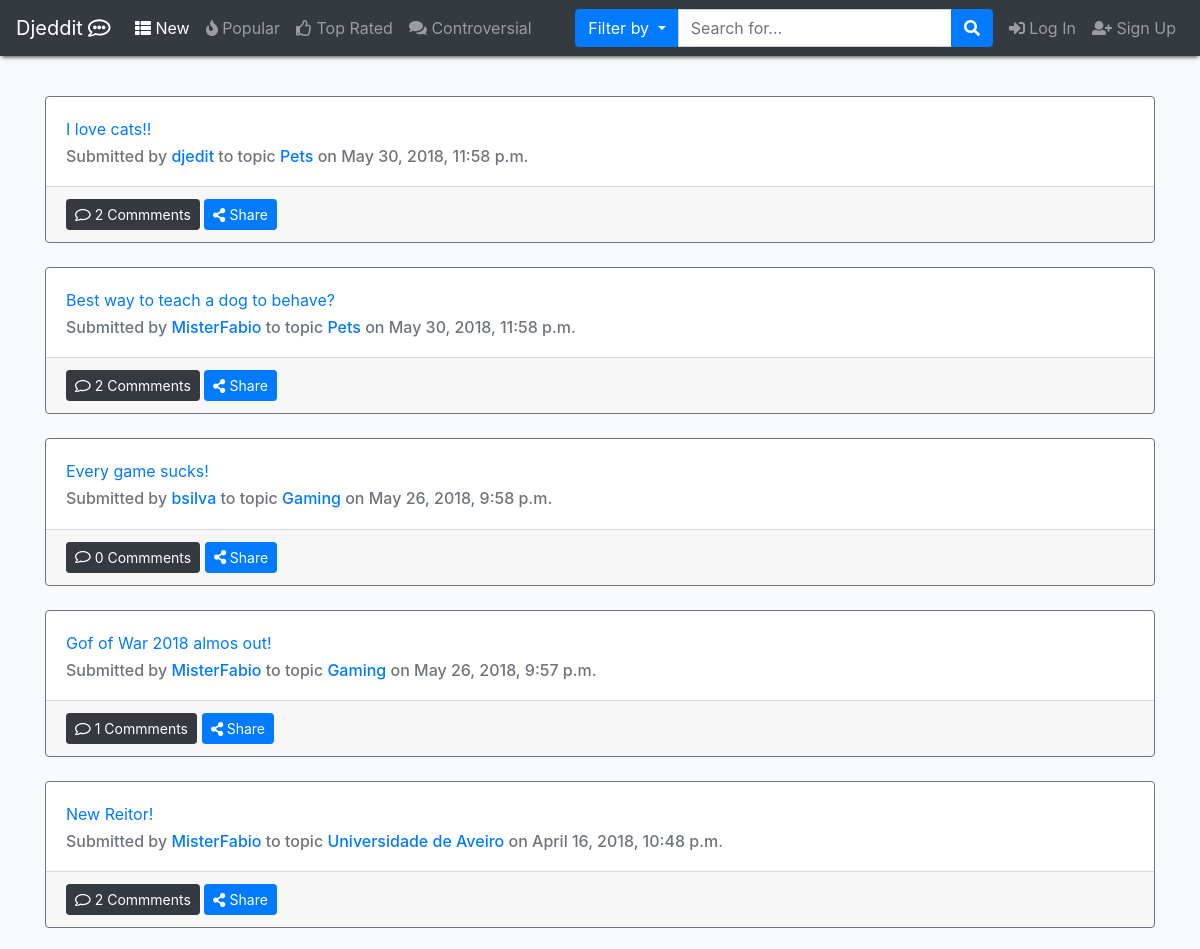
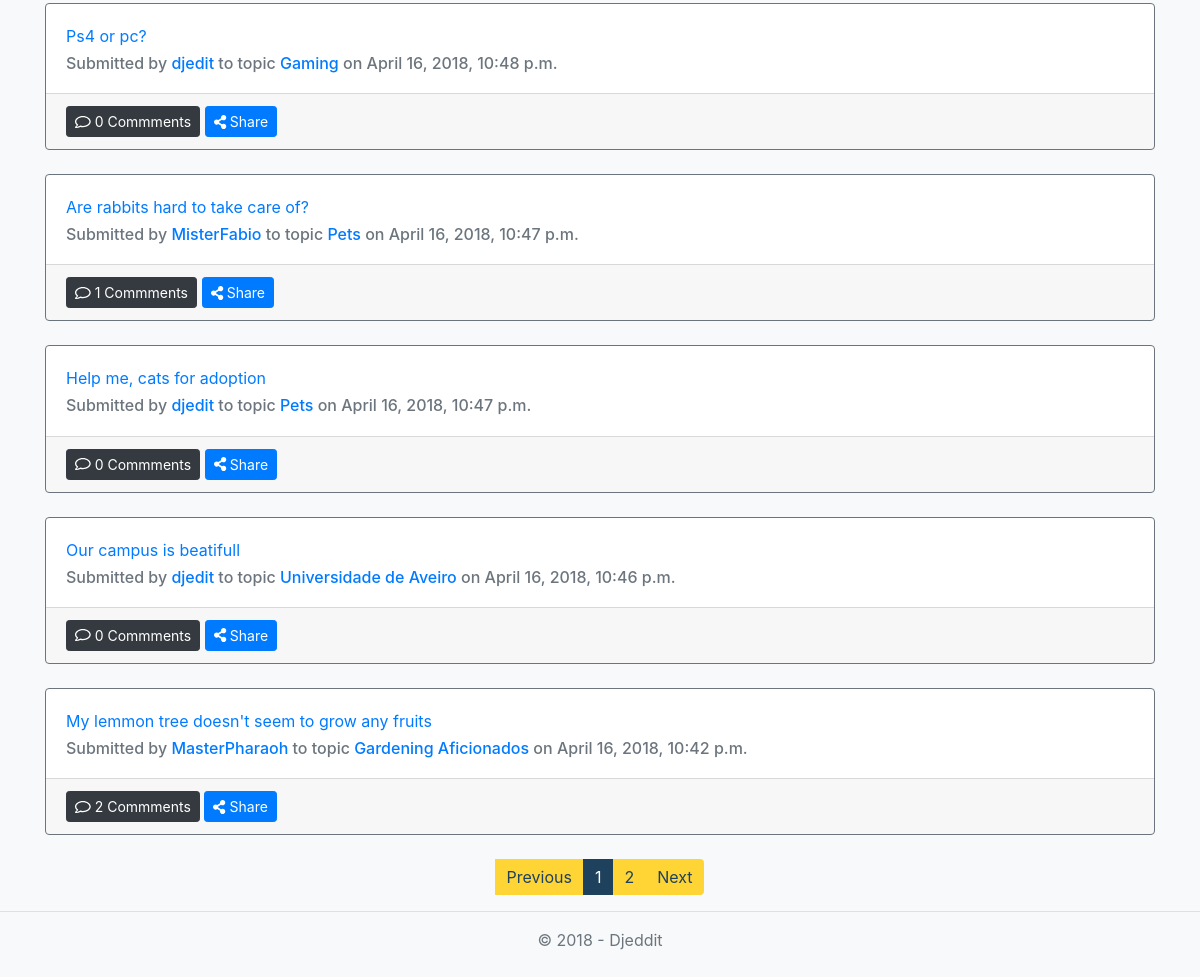
Before: / with the older database file (2 pictures, top to bottom).
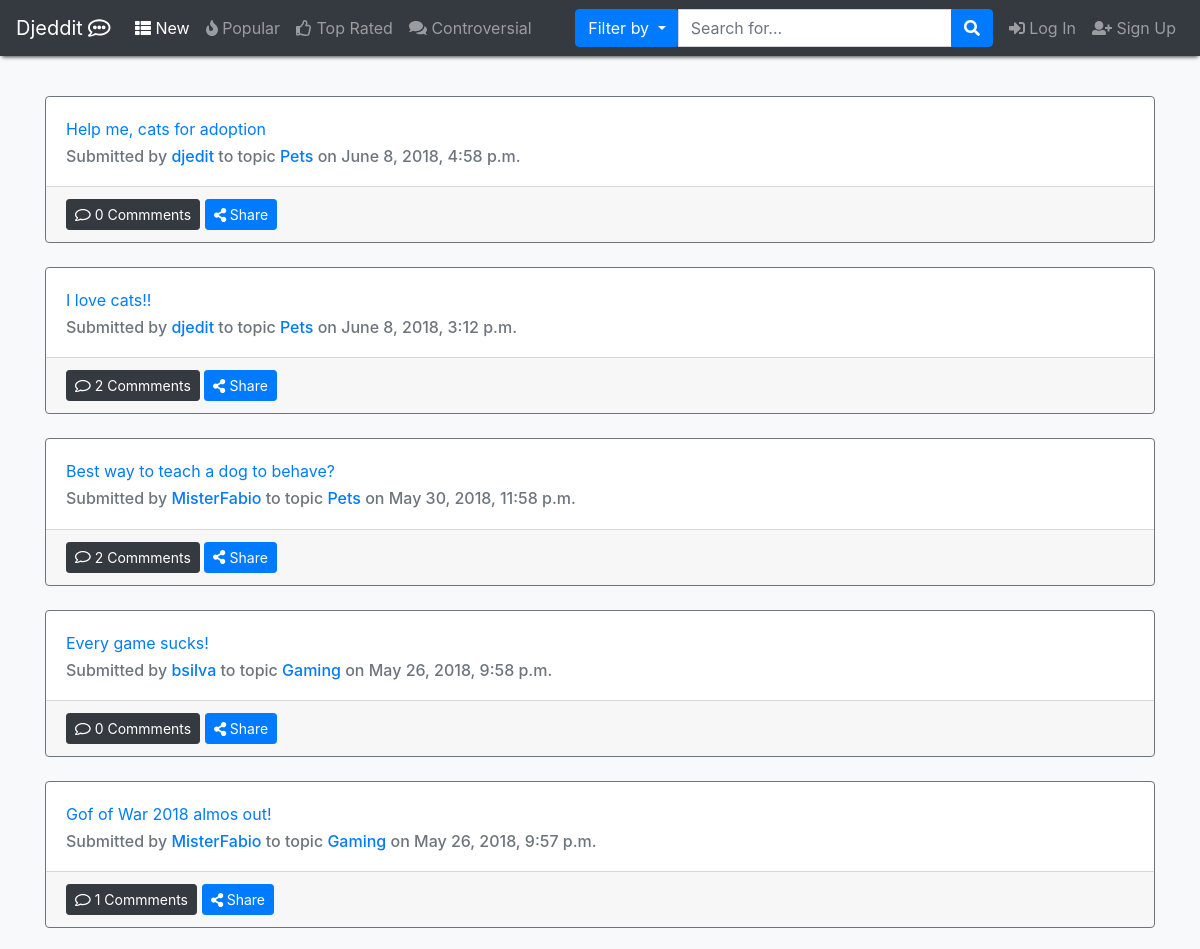
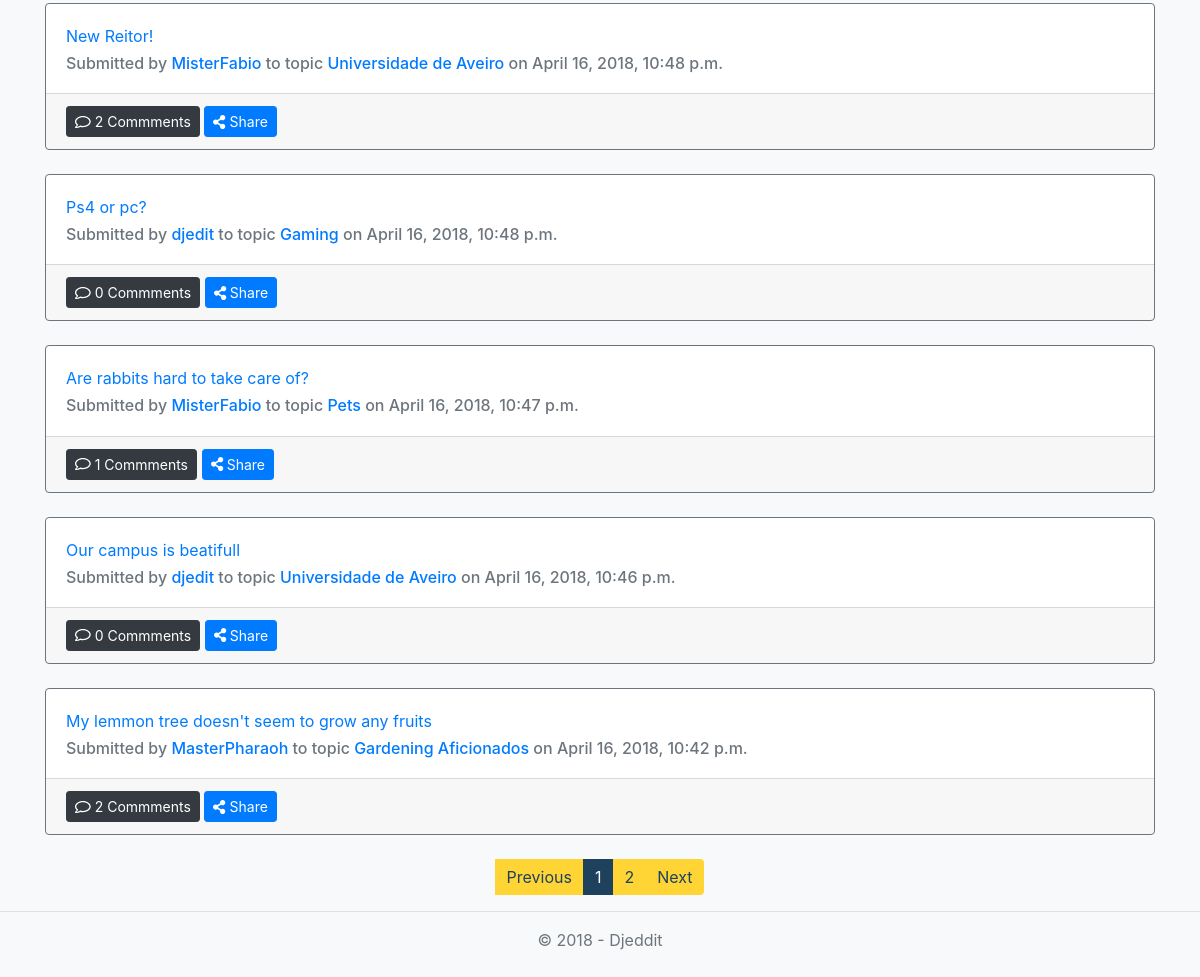
After: the same page with the newer database file (2 pictures, top to bottom).
### app/models.py (models this page shows, shortened)
class Post(models.Model):
    topic = models.ForeignKey(Topic, on_delete=models.CASCADE)
    title = models.CharField(max_length=120, blank=False)  # campo obrigatório
    content = models.CharField(max_length=100000, blank=False)
    clicks = models.IntegerField(blank=False, default=0)
    userUpVotesPost = models.ManyToManyField(Profile, related_name='post_user_up', blank=True)
    userDownVotesPost = models.ManyToManyField(Profile, related_name='post_user_down', blank=True)
    userSaved = models.ManyToManyField(Profile, blank=True, related_name='user_post_saved')
    userHidden = models.ManyToManyField(Profile, blank=True, related_name='user_post_hidden')
    date = models.DateTimeField(auto_now=True)
    userOP = models.ForeignKey(User, on_delete=models.CASCADE)
    nComments = models.IntegerField(default=0, validators=[MinValueValidator(0)])

class Topic(models.Model):
    name = models.CharField(max_length=80, blank=False, primary_key=True)
    rules = models.CharField(max_length=500)
    description = models.CharField(max_length=300, blank=False)
    userCreator = models.ForeignKey(User, on_delete=models.CASCADE)
    creation_date = models.DateField(blank=False, default=datetime.now)

### app/views.py (the view)
# urls.py: path('', views.mainPage, name="home"),
def mainPage(request):
    posts = Post.objects.order_by("-date")
    pages = pagination(request, posts, num=10)
    tparams = {
        'items': pages[0],
        'page_range': pages[1],
        'year': datetime.now().year,
        "nbar": "New"
    }
    return render(request, "home.html", tparams)

### Djeedit/config.py (called while the page is built)
def pagination(request, data, num=10):
    paginator = Paginator(data, num)
    page = request.GET.get('page')
    try:
        items = paginator.page(page)
    except PageNotAnInteger:
        items = paginator.page(1)
    except EmptyPage:
        items = paginator.page(paginator.num_pages)
    index = items.number - 1
    max_index = len(paginator.page_range)
    start_index = index - 5 if index >= 5 else 0
    end_index = index + 5 if index <= max_index - 5 else max_index
    page_range = paginator.page_range[start_index:end_index]
    return items, page_range

### templates/home.html (shortened to what this page needs)
{% extends 'layout.html' %}
{% block content %}
    {% for p in items %}
        {% include "post_preview.html" with post=p%}
        <br>
    {% endfor %}
    {% include 'pagination.html' %}
{% endblock %}

### templates/post_preview.html (shortened to what this page needs)
<div class="card border-secondary" id="post_n_{{ post.id }}"
        {% if request.user.profile in post.userHidden.all %} {% ifnotequal sidebar 'user_posts_hidden'  %} hidden  {% endifnotequal %}{% endif %}>
    <div class="card-body">
        <div class="card-title"><a href="{% url "post" topicName=post.topic.name postID=post.id %}">{{ post.title }}</a> </div>
        <h6 class="card-subtitle text-muted">Submitted by <a href="{% url "user" username=post.userOP.username %}">{{ post.userOP.username }}<a/>
            to topic <a href="{% url "topic"  topicName=post.topic.name %}"> {{ post.topic.name }} <a/> on {{ post.date }}</h6>
    </div>
    <div class="card-footer">
            <button href="#" class="btn btn-sm btn-dark"><i class="far fa-comment"></i> {{ post.nComments }} Commments
            </button>
            <button class="btn btn-sm btn-primary" type="button" data-toggle="collapse" data-target="#coll{{ post.id }}"
                    aria-expanded="false" aria-controls="collapseExample">
                <i class="fas fa-share-alt"></i> Share
            </button>
            {% load social_share %}
    </div>
</div>

Changed rows visible on the page:
changed Post "Help me, cats for adoption": date "April 16, 2018, 10:47 p.m." → "June 8, 2018, 4:58 p.m."; moves up the list
changed Post "I love cats!!": date "May 30, 2018, 11:58 p.m." → "June 8, 2018, 3:12 p.m."
